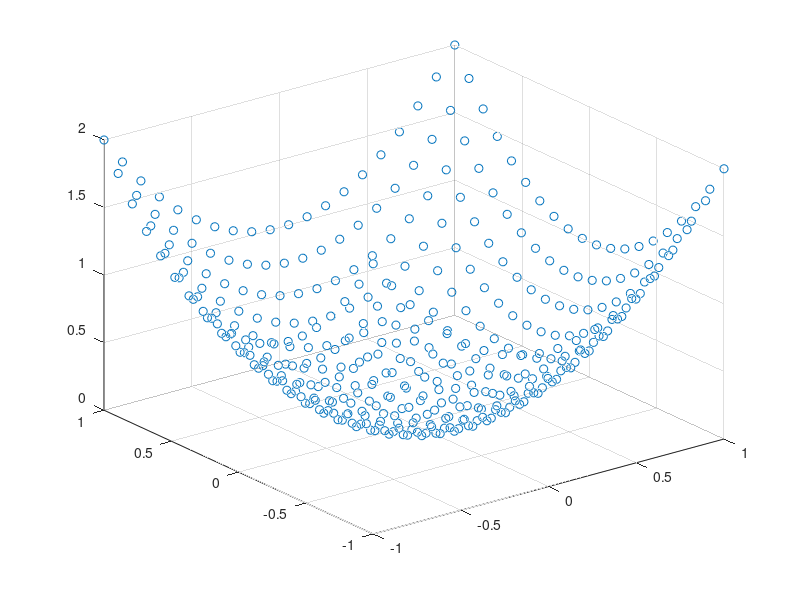

Write the MATLAB code that produced this figure. (Note: this script raises an error after producing the figure.)
%% NN Project Main Script
% 2022/08/19 edited by Tim
% This is the main script that demostrate the NN construct and training
% process
clear,clc
close all

%% Create Dummy Data
% Create demostrate dummy data for training
n = 20;
x=linspace(-1,1,n); y=x;
[X,Y] = meshgrid(x,y);
V = X.^2+Y.^2;
figure, scatter3(X,Y,V)

predictor = [X(:), Y(:)];
response = V(:);

%% Create Network Framework

% rng(1)    % Fixed random seed

% Create model layer
inputlayer = NNLayer(2, 4);
h1 = NNLayer(3, 4);
h2 = NNLayer(4, 4);
h3 = NNLayer(4, 3);
outputlayer = NNLayer(3,1);
% outputlayer.actFcn = @tanh;

% Combine layer into model
% lgraph = [inputlayer,h1,h2,h3,outputlayer];
lgraph = [inputlayer,h3,outputlayer];
mdl = combineNNLayer(lgraph);

% Create optimizer object
optim = optimizer(mdl);
optim.batch_size = 10;

Elapsed_time = 0;
figure
h = animatedline;

data_length = length(predictor);
% Start training
for iter = 1:500    % Iteration
    total_Loss = [];
    data_index = randperm(data_length);
    if mod(iter,100)==0
        optim.lr = optim.lr*0.3;
        optim.m = optim.m*0.8;
    end
    for i  = 1:data_length    % Epoch
        tic
        idx = data_index(i);
        out = mdl.eval(predictor(idx,:), response(idx));
        optim.step(iter)
        epoch_time = toc;
        Elapsed_time = Elapsed_time + epoch_time;
        total_Loss = [total_Loss, optim.Loss];
    end
    title(sprintf('Total Training Time: %f\nMean Loss: %f\n Best Loss: %f\n',...
        Elapsed_time, mean(total_Loss)),optim.BestLoss)
    addpoints(h,iter,mean(total_Loss))
    drawnow

end

% Evaluate trained model
out = mdl.eval(predictor, response);
figure,scatter3(predictor(:,1), predictor(:,2), out)